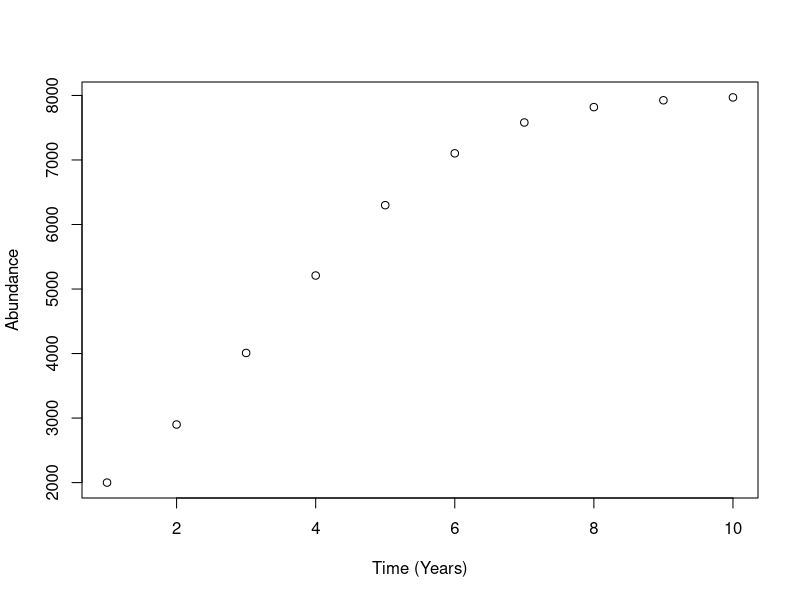

The R source for this figure: (Note: this script raises an error after producing the figure.)
## ---- chunk 1
populationAbundance <- function( K , r , n , n1 ){
  new_n <- rep( 0 , n )
  new_n[1] <- n1
  
  time <- rep( 0 , n)
  
  for ( i in 1:n) {
    time[i] = i
  }
  
  for ( i in seq( 2 , n )) {
    new_n[i] <- new_n[ i - 1 ] + ( r * new_n[ i - 1 ] * ( K - new_n[ i - 1 ]) / K )
  }
  
  plot( time , 
        new_n,
        xlab = "Time (Years)",
        ylab = "Abundance")  
  
  
  return(new_n)
  
}


n  <- 10
K  <- 8000
r  <- 0.6
n1 <- 2000

newAbundanceData <- populationAbundance( K , r , n , n1)

time <- rep( 0 , n )

for( i in 1:n){
  time[i] = i
}

time_abundance_data <- cbind( time , newAbundanceData )

colnames(time_abundance_data) <- c( "Generations" , "Abundance")

write.csv( time_abundance_data , file = "~/EBIO_4420/CompBioLabsAndHomework/Labs/Lab08/Lab08_PopulationAbundanceData")

